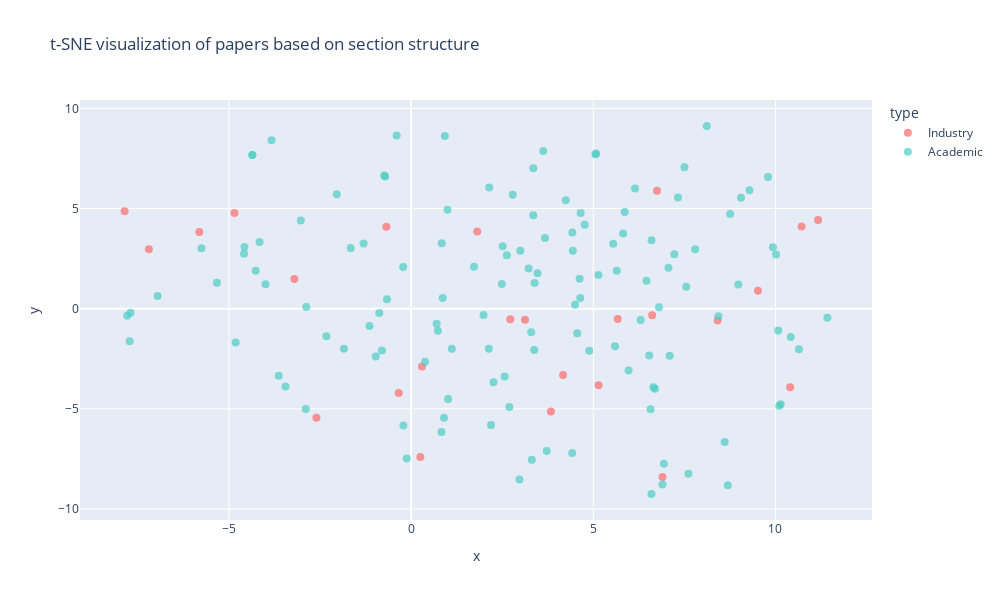

The code cell stored with this chart in its notebook:
### Code cell
# Get section names for each paper
def get_paper_sections(text):
    # Skip title and abstract (first 2 elements)
    return [section[0] for section in text[2:] if len(section) > 0]


industry_papers_sections = [
    get_paper_sections(text) for text in industry_papers["text"]
]
academic_papers_sections = [
    get_paper_sections(text) for text in academic_papers["text"]
]

# Convert lists of sections to string representation
industry_sections_text = [" | ".join(sections) for sections in industry_papers_sections]
academic_sections_text = [" | ".join(sections) for sections in academic_papers_sections]

# Combine all papers
all_papers_sections = industry_sections_text + academic_sections_text
labels = ["Industry"] * len(industry_sections_text) + ["Academic"] * len(
    academic_sections_text
)

# Generate embeddings
model = SentenceTransformer("all-MiniLM-L6-v2")
embeddings = model.encode(all_papers_sections, show_progress_bar=True)

# Apply t-SNE
tsne = TSNE(n_components=2, random_state=42)
tsne_results = tsne.fit_transform(embeddings)

# Create DataFrame for plotting
plot_data = pd.DataFrame(
    {
        "x": tsne_results[:, 0],
        "y": tsne_results[:, 1],
        "type": labels,
        "sections": all_papers_sections,
    }
)

# Create interactive plot
fig = px.scatter(
    plot_data,
    x="x",
    y="y",
    color="type",
    hover_data=["sections"],
    title="t-SNE visualization of papers based on section structure",
    color_discrete_map={"Industry": "#FF6B6B", "Academic": "#4ECDC4"},
)

# Update layout
fig.update_traces(marker=dict(size=8, opacity=0.7))
fig.update_layout(hoverlabel=dict(bgcolor="white"), width=1000, height=600)

fig.show()

### Figure 1 — Plotly figure (JSON) as saved in the notebook; plotly's stock layout.template omitted (floating-point values rounded to 4 significant figures; data arrays with more than 128 entries replaced by an {"elided": "..."} marker saying what was removed)
{"data": [{"customdata": [["Introduction | Related Work | Model Architecture | Emergent Communication Pretraining | NMT Fine-Tuning and Adapters | Regularisation with Annealing | Experimental Setup | Results and Analysis | Conclusion and Future Work | Acknowledgements | Regulariser without Annealing"], ["Introduction | Background | Language-Family Adapters for NMT | Adapter Architecture | Embedding-layer Adapter | Model Architecture | Experimental Setup | Main results | Computational cost | Embedding-layer adapter | Automatic clustering of languages | Performance according to language family | Performance on seen  | Conclusion | Limitations and Risks | Acknowledgements | Dataset statistics | Training details | Evaluation of main results using 2 metrics | Hyperparameters | Embedding-layer results | Position of adapter in the encoder layer | Results using GMM, random clustering and language families"], ["Introduction | Summary of Research Contributions | Shared Task: Document-level Generation and Translation | Evaluation Measures | Data | Baseline Systems | Submitted Systems | Team EdiNLG | Team FIT-Monash | Team Microsoft | Team Naver Labs Europe | Team SYSTRAN-AI | Results | Shared Task: Efficient NMT | Evaluation Measures | Data | Baseline Systems | Submitted Systems | Team Marian | Team Notre Dame | Results | Conclusion | Acknowledgments | Full Shared Task Results"], ["Introduction | Product Quantization (PQ) | Methodology | Random Word Embeddings (RWE) | Gaussian Product Quantization (GPQ) | Structured Partitioning | Unified Partitioning | Experiments | Evaluation | Model and Training Details | Random Word Embeddings | Gaussian Product Quantization | Experiments for Discrete Space Approximation | Experiments for Compression Analysis | Cluster and Group Size Analysis | Compression Analysis | Importance of Variance | Related Work | Conclusion"], ["Introduction | Related Work | Problem Formulation | Grounded Communication Environment | Policy Learning with Backpropagation | Discrete Communication and Gumbel-Softmax Estimator | Policy Architecture | Auxiliary Prediction Reward | Compositionality and Vocabulary Size | Experiments | Syntactic Structure | Symbol Vocabulary Usage | Generalization to Unseen Configurations | Non-verbal Communication and Other Strategies | Conclusion | Acknowledgements"], ["Introduction | Active Memory Models | The Markovian Neural GPU | The Extended Neural GPU | Related Models | Experiments | Parsing. | Discussion"], ["Introduction | Related Work | Model | LSTM-based Sentence Generator | Training | Inference | Experiments | Evaluation Metrics | Datasets | Results | Training Details | Generation Results | Transfer Learning, Data Size and Label Quality | Generation Diversity Discussion | Ranking Results | Human Evaluation | Analysis of Embeddings | Conclusion | Acknowledgement"], ["Introduction | NLP for “Network Language” Processing | Configuration Verification | Configuration Synthesis | Configuration Translation | Current State of the Art in Network Configuration | Configuration Verification | Configuration Synthesis | Configuration Explanation | NLP for “Computer Language” Processing | Code Verification | Code Synthesis | Code Translation | Other software-related tasks | Automated code documentation | Automated code completion/repair | Transfer from programming to configuration languages: a reality check | Lessons from computer language field | Impact on network configuration | Lessons from computer language field | Impact on network configuration | Lessons from computer language field | Impact on network configuration | Lessons from computer language field | Impact on network configuration | Lessons from computer language field | Impact on network configuration | Conclusion and recommendations"], ["Introduction | Problems | Problems related to subtitle creation guidelines | Problems related to textual translation | Machine Translation adaptability Problems | Subtitle Validation Experiment | Conclusion"], ["Introduction | Link Prediction | Language Model Pre-training | Overall Framework | Multi-task Pre-training | Mask Entity Modeling(MEM) | Mask Relation Modeling(MRM) | Mask Language Modeling(MLM) | Pre-traning Loss Designing | Knowledge Representation | Contrastive Learning | Triple Augmentation | Mixed Precision | Fine-tuning Loss Designing | Experiments | Experiment Settings and Datasets | Experimental Results | Ablation Study | Conclusion and Future Work"], ["Introduction | Related work | Defining semantic coherence | Evaluating semantic coherence: paraphrase coherence | Model structure | Objective | Vocabulary expansion | Experimental settings | P-coherence | STS Benchmark task | Conclusion"], ["Introduction | Direct Product of Graphs (PoG) | Dependency Tree | Direct Product of Graphs | Abstraction | Sub-graphs of PoG as Matching Patterns | Mining of Matching Patterns | Speeding-up the Mining Process | Mining without Abstraction | Mining with Abstraction | Advantage of Tree Pattern Mining | The Deep Matching Model | Model Description | Learning | Architecture Learning | The Selection of Overall Architecture | Parameter Learning | Experiments | Datasets and Evaluation Metric | Original-vs-Random: | Retrieval-based Conversation: | Competitor Methods | Results on Original-vs-Random | Comparison to Competitor Models | Results on Conversation Data | Deep vs. Shallow Patterns | The effect of abstraction | Related Work | Deep Matching Models | Graph-based Kernel | String-Rewriting Kernel | Conclusion | Acknowledge"], ["Introduction | Related Work | Method | The Transformer Architecture | Training Transformers with Random Structured Pruning | Randomly Dropping Structures at Training Time | Random Structured Dropout. | Selecting Layers to Prune | Setting the drop rate for optimal pruning. | Experimental Setup | Neural Machine Translation. | Language Modeling. | Summarization. | Long Form Question Answering. | Sentence representation Pre-training. | Language Modeling. | Sequence to sequence modeling. | Bi-Directional Pre-training. | Pruning Generation Tasks. | Pruning BERT-like Models. | Comparison of Structured Dropout | Comparison of Various Pruning Strategies. | Choosing which Layers to Prune. | Relationship between LayerDrop at Training Time and Pruning at Inference Time. | Conclusion | Neural Machine Translation | Language Modeling | Summarization | Long Form Question Answering | Bi-Directional Pre-Training | IWSLT | Pruning BERT Models | Impact of LayerDrop on training time. | BERT: Relationship between LayerDrop at Training Time and Pruning at Inference Time | Impact of Finetuning."], ["Introduction | Low-Rank Softmax (Softmax Bottleneck) | Unargmaxable Classes | Detecting Unargmaxable Classes | Definitions | Softmax | Discretising the Output Space into Permutations | How Can Unargmaxable Classes Arise? | Effect of Softmax Bias Term | Exact Algorithm | Chebyshev Center Linear Programme | Approximate Algorithm | Braid Reflect | Experiments | Language Models (0/7 Unargmaxable) | Machine Translation (13/143 Unargmaxable) | Discussion | Infrequent Tokens Are the Victims | Some Models Are Easier to Verify | Conclusions and Future Work | Broader Impact | Halfspace interpretation | Hyperplane Arrangements | Braid Arrangement | Restricting the Braid Arrangement to Lower Dimensions | Number of Regions (Feasible Permutations) of the Restricted Braid Arrangement | Softmax with no Bias Term | Softmax with Bias Term | Activation Range of Softmax Layer Inputs"], ["Introduction | Latent Space Directions of a Factor of Variation | Latent Space Trajectories of an Image transformation  | Choice of the reconstruction error $\\mathcal {L}$ | Recursive Estimation of the Trajectory | Encoding Model of the Factor of Variation in the Latent Space. | Experiments | Quantitative evaluation method | Results on BigGAN | The importance of disentangled representations | Related works | Conclusions | Penalty on the amplitude of frequencies due to MSE | $\\beta $ -VAE architecture | Qualitative and quantitative experiments with our reconstruction error | On the difficulty of optimization on the natural image manifold. | Additional qualitative examples"], ["Introduction | Discourse information for completing incomplete parses | Algorithm | Step 1: Inspecting each partial parse and restructuring\nit on the basis of the discourse information | Results | Conclusion | Acknowledgements"], ["Introduction | Term-based queries on cbma databases | plp | CP-Logic | Syntactic restrictions and probabilistic databases | Probabilistic cbma databases | Encoding a cbma database as a probabilistic logic program | Equivalence between the program of fig:program and the\ncbma approach of sec:term-based-queries | Solving queries on probabilistic cbma databases | kc approaches do not scale to the size of neuroimaging data\n | Lifted processing of ucq on probabilistic cbma\ndatabases | Relating terms and studies probabilistically | Experiments and results | Gain of statistical power when solving two-term cq\n$\\textbf {P}\\left[A_k|T_i \\wedge T_j\\right]$  on smaller simulated\ncbma databases\n | Gain of activation consistency on a real cbma database | Discussion | Conclusion | Free software"], ["Dataset Preprocessing | Experimental Setting | Binarization Statistics | Case Study"], ["Introduction | Related Work | Preliminaries | Bochner Time Embedding | Mercer Time Embedding | Time-event Interaction | Experiment and Result | Data Sets | Baselines and Model configurations | Experimental results | Conlusion | Proof of Claim 1 | Proof of Proposition 1 | Fourier series under truncation | Flow-based distribution learning | Dataset details | Training and model configuration | Initialization for time embedding methods | Training efficiency | Sensitivity analysis | Cases study for attention weights | Visualization of time embeddings and time kernel functions | Reference implementation"], ["Introduction | Measuring Intrinsic Uncertainty | Mode-seeking Search | $N$ -best Search | Experimental Setup | Results | Finding the Most Likely Hypothesis | Sentence-level uncertainty | The Spread of Probability Mass | Sentence-level uncertainty | Related Work | Conclusion"], ["Introduction | Proposed Architectures | GSA: Gaussian-weighted Self-Attention | Extension to Complex Transformer Architecture | End-to-End Metric Optimization | Experimental Settings | Main Result | Comparison with Generative Models | Conclusion"], ["Introduction | Proposed Algorithm | Experimental Setup | Results | Conclusion"], ["Introduction | Models and Pre-trained Checkpoints | Investigated Model Variants | Sentence Fusion | Split and Rephrase | Machine Translation | Abstractive Summarization | Combining Different Checkpoints. | Tuning GPT-2 Based Models. | Initializing only Embeddings. | Initializing only Layers. | Initializing a Subset of Layers. | Analysis of Abstractive Summaries | Human Assessment of Summary Quality. | Summary Lengths and Repetitions. | Related Work | Conclusion | Acknowledgments"], ["Introduction | Related Work | Data Augmentation via Backtranslation | Datasets | NER Model | Backtranslation Models | Hyperparameters | Results | Conclusion"], ["Introduction | Related Work | Model | LSTM-based Sentence Generator | Inference | Experiments | Evaluation Metrics | Datasets | Results | Training Details | Generation Results | Transfer Learning, Data Size and Label Quality | Generation Diversity Discussion | Ranking Results | Human Evaluation | Analysis of Embeddings | The MS COCO Image Captioning Challenge | Metrics | Improvements Over Our CVPR15 Model | Image Model Improvement | Image Model Fine Tuning | Scheduled Sampling | Ensembling | Beam Size Reduction | Automatic Evaluation | Human Evaluation | Conclusion | Acknowledgment"]], "hovertemplate": "type=Industry<br>x=%{x}<br>y=%{y}<br>sections=%{customdata[0]}<extra></extra>", "legendgroup": "Industry", "marker": {"color": "#FF6B6B", "opacity": 0.7, "size": 8, "symbol": "circle"}, "mode": "markers", "name": "Industry", "orientation": "v", "showlegend": true, "type": "scatter", "x": [11.17, 10.72, -3.205, 3.836, 4.17, 0.2536, 3.125, -0.6811, 1.815, 6.749, 8.412, 10.4, 5.668, 5.144, -2.598, 9.518, -7.864, -4.848, -0.3404, -7.198, 6.899, -5.815, 6.616, 0.2976, 2.721], "xaxis": "x", "y": [4.434, 4.103, 1.487, -5.14, -3.31, -7.412, -0.5555, 4.09, 3.855, 5.886, -0.5897, -3.921, -0.5118, -3.826, -5.449, 0.8995, 4.868, 4.776, -4.216, 2.973, -8.402, 3.831, -0.3302, -2.883, -0.5277], "yaxis": "y"}, {"customdata": {"elided": "129x1 str values"}, "hovertemplate": "type=Academic<br>x=%{x}<br>y=%{y}<br>sections=%{customdata[0]}<extra></extra>", "legendgroup": "Academic", "marker": {"color": "#4ECDC4", "opacity": 0.7, "size": 8, "symbol": "circle"}, "mode": "markers", "name": "Academic", "orientation": "v", "showlegend": true, "type": "scatter", "x": {"elided": "129 float values"}, "xaxis": "x", "y": {"elided": "129 float values"}, "yaxis": "y"}], "layout": {"height": 600, "hoverlabel": {"bgcolor": "white"}, "legend": {"title": {"text": "type"}, "tracegroupgap": 0}, "title": {"text": "t-SNE visualization of papers based on section structure"}, "width": 1000, "xaxis": {"anchor": "y", "domain": [0, 1], "title": {"text": "x"}}, "yaxis": {"anchor": "x", "domain": [0, 1], "title": {"text": "y"}}}}
